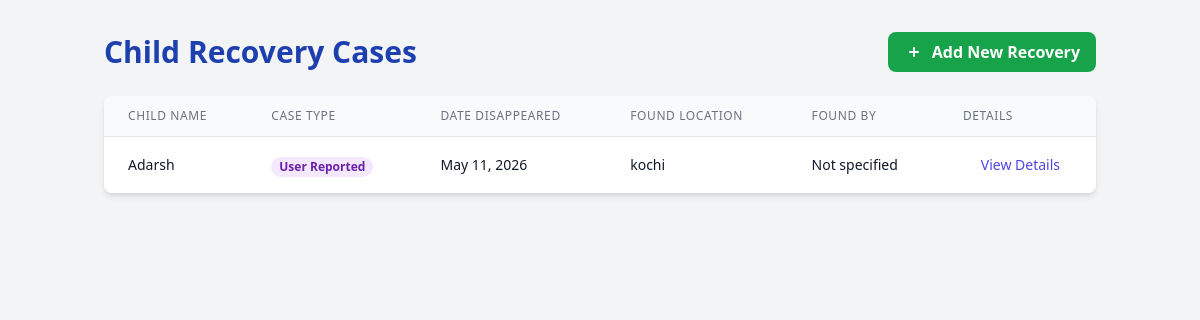
/view_childrecovery/, run on the app's committed database.
### childmissingwebapp/models.py (models this page shows, shortened)
class ChildRecoveryCase(models.Model):
    childloc = models.ForeignKey(ChildLocator,on_delete=models.CASCADE, null=True, blank=True)
    case = models.ForeignKey(NewCase,on_delete=models.CASCADE, null=True, blank=True)
    date_disappearance = models.DateField()
    description = models.TextField()
    suspected_causes = models.CharField(max_length=255, blank=True, null=True)
    who_involved = models.CharField(max_length=255, blank=True, null=True)
    tools_methods = models.CharField(max_length=255, blank=True, null=True)
    found_location = models.TextField()
    who_found = models.CharField(max_length=255, blank=True, null=True)
    recovery_wellbeing = models.TextField(blank=True, null=True)
    legal_actions = models.TextField(blank=True, null=True)
    submitted_by = models.CharField(max_length=255)

class ChildLocator(models.Model):
    full_name = models.CharField(max_length=255)
    date_of_birth = models.DateField()
    gender_choices = [
        ('male', 'Male'),
        ('female', 'Female'),
        ('other', 'Other'),
    ]
    gender = models.CharField(max_length=6, choices=gender_choices)
    image = models.ImageField(upload_to='child_locator_images/')
    height_cm = models.PositiveIntegerField(blank=True, null=True)
    weight_kg = models.PositiveIntegerField(blank=True, null=True)
    hair_color_choices = [
        ('black', 'Black'),
        ('brown', 'Brown'),
        ('blonde', 'Blonde'),
        ('red', 'Red'),
        ('grey', 'Grey'),
    ]
    hair_color = models.CharField(max_length=6, choices=hair_color_choices, blank=True, null=True)
    distinctive_marks = models.TextField(blank=True, null=True)
    last_seen_location = models.CharField(max_length=255)
    last_seen_date = models.DateField()
    last_known_clothing = models.TextField(blank=True, null=True)
    guardian_name = models.CharField(max_length=255)
    contact_number = models.CharField(max_length=15)
    email= models.EmailField(blank=True, null=True)
    accept = models.BooleanField(default=False)
    status = models.BooleanField(default=False)

### childmissingwebapp/views.py (the view)
# urls.py: path('view_childrecovery/', views.view_childrecovery, name='view_childrecovery'),
def view_childrecovery(request):
    rec = ChildRecoveryCase.objects.all()
    return render(request, 'view_childrecovery.html', {'rec': rec})

### childmissingwebapp/templates/view_childrecovery.html (shortened to what this page needs)
<!DOCTYPE html>
<html lang="en">
<head>
    <script src="https://cdn.tailwindcss.com"></script>
</head>
<body class="bg-gray-100 min-h-screen">
    <div class="container mx-auto px-4 py-8">
        <div class="flex justify-between items-center mb-6">
            <h1 class="text-3xl font-bold text-blue-800">Child Recovery Cases</h1>
            <a href="{% url 'add_recovery_case' %}" class="bg-green-600 hover:bg-green-700 text-white font-bold py-2 px-4 rounded-lg flex items-center">
                <svg xmlns="http://www.w3.org/2000/svg" class="h-5 w-5 mr-2" viewBox="0 0 20 20" fill="currentColor">
                    <path fill-rule="evenodd" d="M10 5a1 1 0 011 1v3h3a1 1 0 110 2h-3v3a1 1 0 11-2 0v-3H6a1 1 0 110-2h3V6a1 1 0 011-1z" clip-rule="evenodd" />
                </svg>
                Add New Recovery
            </a>
        </div>
        {% if rec %}
        <div class="bg-white shadow-md rounded-lg overflow-hidden">
            <div class="overflow-x-auto">
                <table class="min-w-full divide-y divide-gray-200">
                    <thead class="bg-gray-50">
                        <tr>
                            <th scope="col" class="px-6 py-3 text-left text-xs font-medium text-gray-500 uppercase tracking-wider">Child Name</th>
                            <th scope="col" class="px-6 py-3 text-left text-xs font-medium text-gray-500 uppercase tracking-wider">Case Type</th>
                            <th scope="col" class="px-6 py-3 text-left text-xs font-medium text-gray-500 uppercase tracking-wider">Date Disappeared</th>
                            <th scope="col" class="px-6 py-3 text-left text-xs font-medium text-gray-500 uppercase tracking-wider">Found Location</th>
                            <th scope="col" class="px-6 py-3 text-left text-xs font-medium text-gray-500 uppercase tracking-wider">Found By</th>
                            <th scope="col" class="px-6 py-3 text-left text-xs font-medium text-gray-500 uppercase tracking-wider">Details</th>
                        </tr>
                    </thead>
                    <tbody class="bg-white divide-y divide-gray-200">
                        {% for case in rec %}
                        <tr class="hover:bg-gray-50">
                            <td class="px-6 py-4 whitespace-nowrap">
                                <div class="text-sm font-medium text-gray-900">
                                    {% if case.childloc %}
                                        {{ case.childloc.full_name }}
                                    {% elif case.case %}
                                        {{ case.case.childname }}
                                    {% else %}
                                        Unknown
                                    {% endif %}
                                </div>
                            </td>
                            <td class="px-6 py-4 whitespace-nowrap">
                                <span class="px-2 inline-flex text-xs leading-5 font-semibold rounded-full {% if case.childloc %}bg-purple-100 text-purple-800{% else %}bg-blue-100 text-blue-800{% endif %}">
                                    {% if case.childloc %}
                                        User Reported
                                    {% elif case.case %}
                                        Admin Added
                                    {% endif %}
                                </span>
                            </td>
                            <td class="px-6 py-4 whitespace-nowrap">
                                <div class="text-sm text-gray-900">{{ case.date_disappearance }}</div>
                            </td>
                            <td class="px-6 py-4">
                                <div class="text-sm text-gray-900">{{ case.found_location|truncatechars:30 }}</div>
                            </td>
                            <td class="px-6 py-4 whitespace-nowrap">
                                <div class="text-sm text-gray-900">{{ case.who_found|default:"Not specified" }}</div>
                            </td>
                            <td class="px-6 py-4 whitespace-nowrap text-right text-sm font-medium">
                                <button onclick="showDetails({{ forloop.counter }})" class="text-indigo-600 hover:text-indigo-900 mr-3">View Details</button>
                            </td>
                        </tr>
                        {% endfor %}
                    </tbody>
                </table>
            </div>
        </div>
        {% endif %}
    </div>
</body>
</html>

### data on the page
ChildRecoveryCase: childloc.full_name "Adarsh", shows "User Reported", date_disappearance "May 11, 2026", found_location "kochi", who_found "Not specified"
